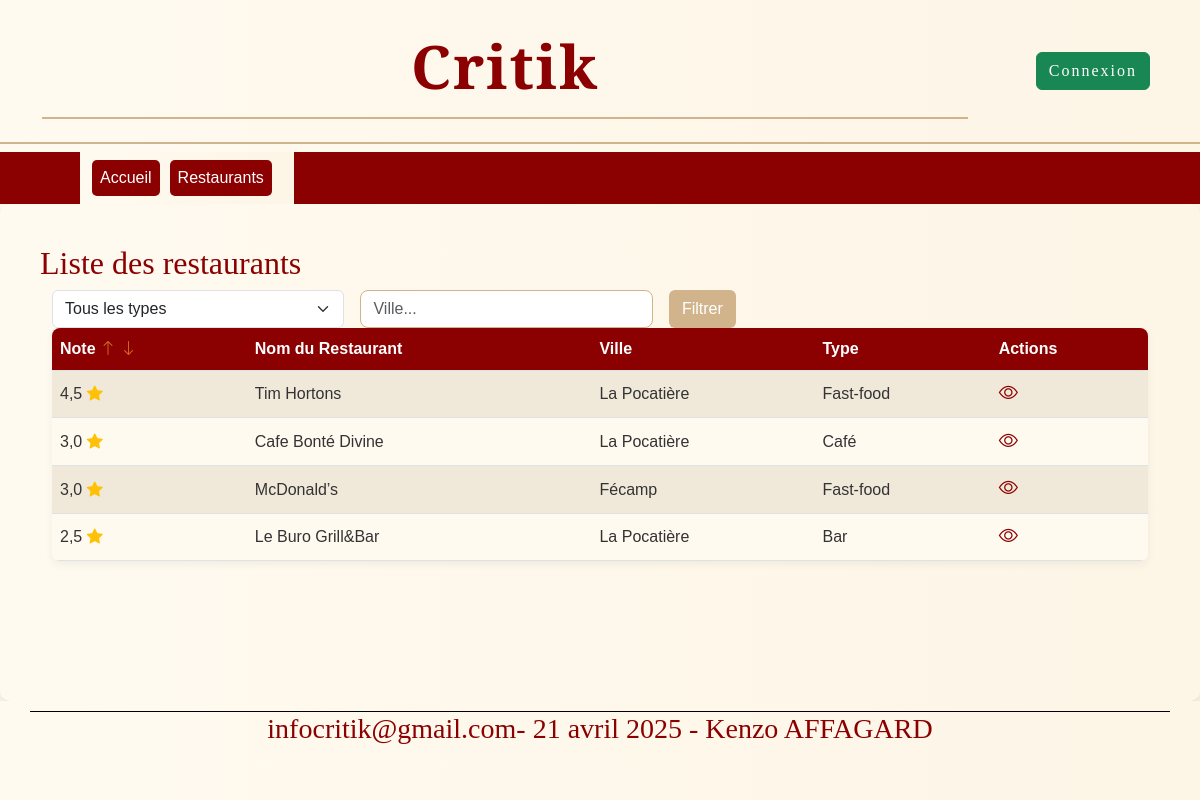
The page /restaurants/?triNote=asc on the database its author committed.
### restaurants/models.py (models this page shows, shortened)
class Restaurant(models.Model):
    noRestaurant = models.AutoField(primary_key=True)
    nomRestaurant = models.CharField(max_length=255)
    villeRestaurant = models.CharField(max_length=25)
    imageRestaurant = models.URLField(default='https://example.com/default_image.jpg')
    typeRestaurant = models.ForeignKey(TypeResto, on_delete=models.DO_NOTHING)
    noteRestaurant = models.FloatField(null=True)
    adresseRestaurant = models.CharField(max_length=100, default="Inconnue")

class TypeResto(models.Model):
    noType = models.AutoField(primary_key=True)
    nomType = models.CharField(max_length=20)

### restaurants/views.py (the view, shortened to what this page needs)
# urls.py: path('',AccueilRestaurant.as_view(), name="accueilRestaurant"),
class AccueilRestaurant(ListView):
    model = Restaurant
    template_name = 'accueilRestaurant.html'
    context_object_name = 'lstRestaurants'
    def get_queryset(self):
        queryset = super().get_queryset()
        type_restaurant = self.request.GET.get('typeRestaurant')
        ville = self.request.GET.get('villeRestaurant')
        avec_note = self.request.GET.get('avecNote') == 'true'
        tri_note = self.request.GET.get('triNote')
        if type_restaurant:
            queryset = queryset.filter(typeRestaurant__nomType=type_restaurant)
        if ville:
            queryset = queryset.filter(villeRestaurant__icontains=ville)
        if avec_note:
            queryset = queryset.exclude(noteRestaurant__isnull=True)
        if tri_note == 'asc':
            queryset = queryset.order_by('-noteRestaurant')
        elif tri_note == 'desc':
            queryset = queryset.order_by('noteRestaurant')
        return queryset
    def get_context_data(self, **kwargs):
        context = super().get_context_data(**kwargs)
        context['villeSaisie'] = self.request.GET.get('villeRestaurant', '')
        context['typeRestaurants'] = TypeResto.objects.all()
        context['typeSaisi'] = self.request.GET.get('typeRestaurant', '')
        context['avecNote'] = self.request.GET.get('avecNote') == 'true'
        context['triNote'] = self.request.GET.get('triNote', '')
        return context

### restaurants/templates/accueilRestaurant.html (shortened to what this page needs)
{% extends 'maitre.html' %}
{% load static %}
{% block titrepage %}
<h2>Liste des restaurants</h2>
{% endblock %}
{% block restaurants %}
<div class="container">
    <div class="row">
        <div class="col-md-12">
            <div class="row align-items-center">
                <div class="col-md-10">
                    <form class="row g-3" method="GET">
                        <div class="col-md-4">
                            <select class="form-select" name="typeRestaurant" id="typeRestaurant">
                                <option value="">Tous les types</option>
                            </select>
                        </div>
                        <div class="col-md-4">
                            <input class="form-control" placeholder="Ville..." type="text" name="villeRestaurant" id="villeRestaurant" value="{{ villeSaisie }}">
                        </div>
                        <div class="col-md-2">
                            <button type="submit" class="btn" style="background-color: #d2b48c; color: #fff;">Filtrer</button>
                        </div>
                    </form>
                </div>
            </div>
            <table class="table table-striped">
                <thead>
                    <tr>
                        <th>
                            Note
                            <a href="?triNote=asc"><i class="bi bi-arrow-up"></i></a>
                            <a href="?triNote=desc"><i class="bi bi-arrow-down"></i></a>
                        </th>
                        <th>Nom du Restaurant</th>
                        <th>Ville</th>
                        <th>Type</th>
                        <th>Actions</th>
                    </tr>
                </thead>
                <tbody>
                    {% for restaurant in lstRestaurants %}
                    <tr>
                        <td>{{ restaurant.noteRestaurant }} <i class="bi bi-star-fill text-warning"></i></td>
                        <td>{{ restaurant.nomRestaurant }}</td>
                        <td>{{ restaurant.villeRestaurant }}</td>
                        <td>{{ restaurant.typeRestaurant.nomType }}</td>
                        <td><a href="{% url 'detailRestaurant' restaurant.pk %}"><i class="bi bi-eye"></i></a></td>
                    </tr>
                    {% empty %}
                    <tr>
                        <td colspan="4">Aucun restaurant trouvé.</td>
                    </tr>
                    {% endfor %}
                </tbody>
            </table>
        </div>
    </div>
</div>
{% endblock %}

### PIW4/static/css/style.css (style rules this page uses)
body { background: linear-gradient(to right, #fffaf0, #fdf5e6); color: #333333; font-family: 'Arial', sans-serif; line-height: 1.6; margin: 0; padding: 0; display: flex; flex-direction: column; min-height: 100vh; }
a { color: #d2691e; text-decoration: none; }
h2, h3 { font-family: 'Playfair Display', serif; color: #8b0000; }
.table { background-color: #fffaf0; border-radius: 8px; overflow: hidden; box-shadow: 0 4px 8px rgba(0,0,0,0.05); }
.table th { background-color: #8b0000; color: white; vertical-align: middle; }
.table td { background-color: #fffaf0; color: #333; vertical-align: middle; }
.table td i.bi-eye { color: #8b0000; font-size: 1.2em; }
.table-striped > tbody > tr:nth-of-type(odd) > * { background-color: #fdf5e6; }
textarea.form-control, input.form-control, select.form-control { border-radius: 8px; border: 1px solid #d2b48c; }

### rows shown on the page
Restaurant: noteRestaurant "4,5", nomRestaurant "Tim Hortons", villeRestaurant "La Pocatière", typeRestaurant.nomType "Fast-food"
Restaurant: noteRestaurant "3,0", nomRestaurant "Cafe Bonté Divine", villeRestaurant "La Pocatière", typeRestaurant.nomType "Café"
Restaurant: noteRestaurant "3,0", nomRestaurant "McDonald’s", villeRestaurant "Fécamp", typeRestaurant.nomType "Fast-food"
Restaurant: noteRestaurant "2,5", nomRestaurant "Le Buro Grill&Bar", villeRestaurant "La Pocatière", typeRestaurant.nomType "Bar"
